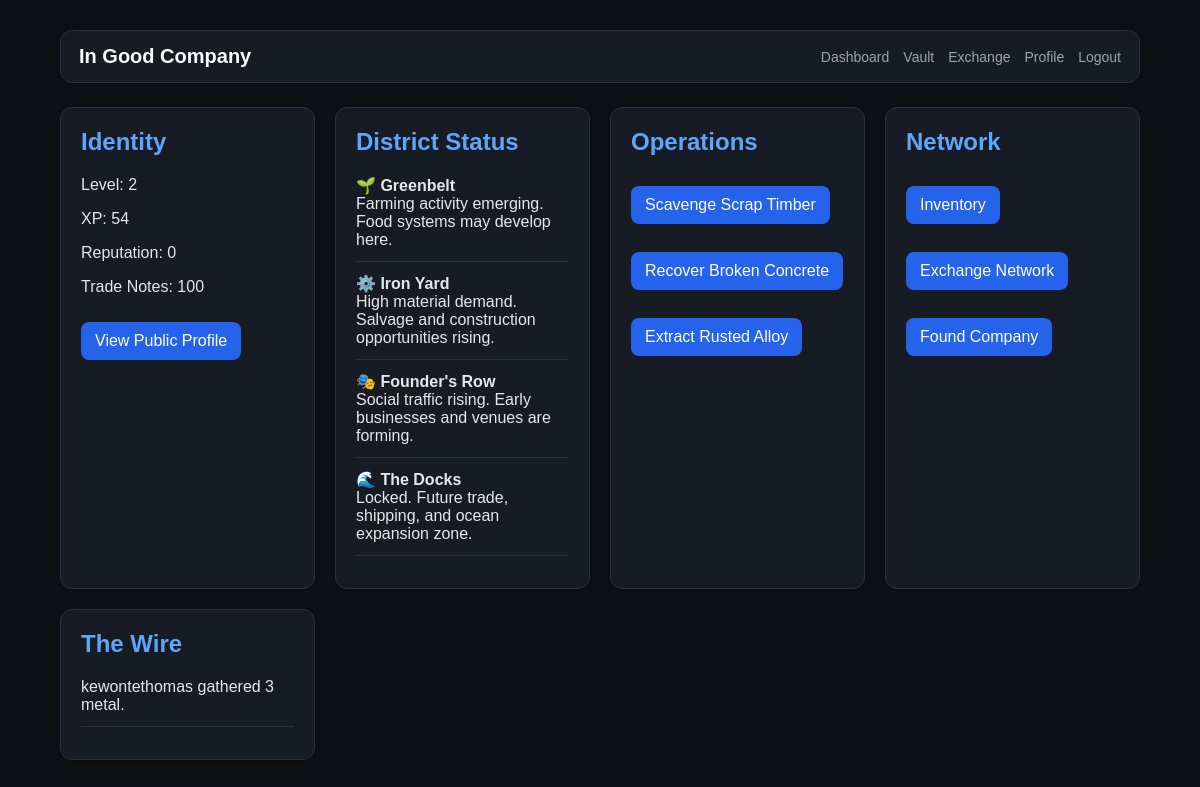
The page /dashboard (signed in) on the database as committed earlier.
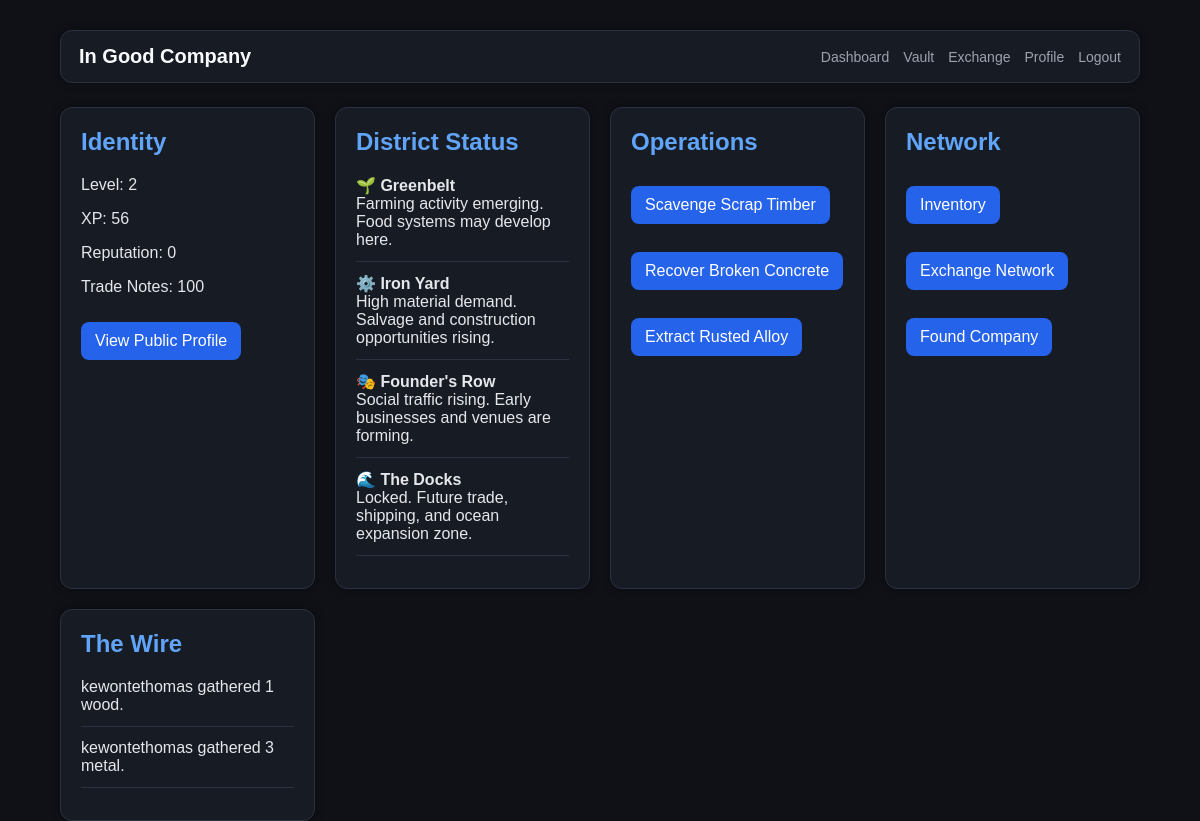
The same page on the database as committed later.
### models/user.py (models this page shows)
class User(UserMixin, db.Model):
    id = db.Column(db.Integer, primary_key=True)
    username = db.Column(db.String(80), unique=True, nullable=False)
    password_hash = db.Column(db.String(255), nullable=False)
    coins = db.Column(db.Integer, default=100)
    xp = db.Column(db.Integer, default=0)
    level = db.Column(db.Integer, default=1)
    reputation = db.Column(db.Integer, default=0)
    last_gather_time = db.Column(db.DateTime, nullable=True)

### models/world_event.py (models this page shows)
class WorldEvent(db.Model):
    id = db.Column(db.Integer, primary_key=True)
    message = db.Column(
        db.String(255),
        nullable=False
    )
    created_at = db.Column(
        db.DateTime,
        server_default=db.func.now()
    )

### app.py (the view)
@app.route("/dashboard")
@login_required
def dashboard():
    events = WorldEvent.query.order_by(
        WorldEvent.created_at.desc()
    ).limit(8).all()
    return render_template(
        "dashboard.html",
        user=current_user,
        events=events
    )

### app.py (called while the page is built)
@login_manager.user_loader
def load_user(user_id):
    return User.query.get(int(user_id))

### templates/dashboard.html (shortened to what this page needs)
<!DOCTYPE html>
<html>
<head>
    <link rel="stylesheet" href="/static/style.css">
</head>
<body>
    <div class="container">
        <div class="nav">
            <div class="nav-brand">
                In Good Company
            </div>
            <div class="nav-links">
                <a href="/dashboard">Dashboard</a>
                <a href="/inventory">Vault</a>
                <a href="/market">Exchange</a>
                <a href="/player/{{ current_user.username }}">Profile</a>
                <a href="/logout">Logout</a>
            </div>
        </div>
        <div class="grid">
            <div class="card">
                <h2>Identity</h2>
                <p>Level: {{ user.level }}</p>
                <p>XP: {{ user.xp }}</p>
                <p>Reputation: {{ user.reputation }}</p>
                <p>Trade Notes: {{ user.coins }}</p>
                <a class="button" href="/player/{{ user.username }}">
                    View Public Profile
                </a>
            </div>
            <div class="card">
                <h2>District Status</h2>
                <div class="feed-item">
                    🌱 <strong>Greenbelt</strong><br>
                    Farming activity emerging. Food systems may develop here.
                </div>
                <div class="feed-item">
                    ⚙️ <strong>Iron Yard</strong><br>
                    High material demand. Salvage and construction opportunities rising.
                </div>
                <div class="feed-item">
                    🎭 <strong>Founder's Row</strong><br>
                    Social traffic rising. Early businesses and venues are forming.
                </div>
                <div class="feed-item">
                    🌊 <strong>The Docks</strong><br>
                    Locked. Future trade, shipping, and ocean expansion zone.
                </div>
            </div>
            <div class="card">
                <h2>Operations</h2>
                <a class="button" href="/gather/wood">
                    Scavenge Scrap Timber
                </a>
                <br><br>
                <a class="button" href="/gather/stone">
                    Recover Broken Concrete
                </a>
                <br><br>
                <a class="button" href="/gather/metal">
                    Extract Rusted Alloy
                </a>
            </div>
            <div class="card">
                <h2>Network</h2>
                <a class="button" href="/inventory">
                    Inventory
                </a>
                <br><br>
                <a class="button" href="/market">
                    Exchange Network
                </a>
                <br><br>
                <a class="button" href="/company/create">
                    Found Company
                </a>
            </div>
            <div class="card">
                <h2>The Wire</h2>
                {% for event in events %}
                <div class="feed-item">
                    {{ event.message }}
                </div>
                {% endfor %}
            </div>
        </div>
    </div>
</body>
</html>

Rows that differ between the two databases and show on the page:
changed User: xp "54" → "56"
added WorldEvent: message "kewontethomas gathered 1 wood."
